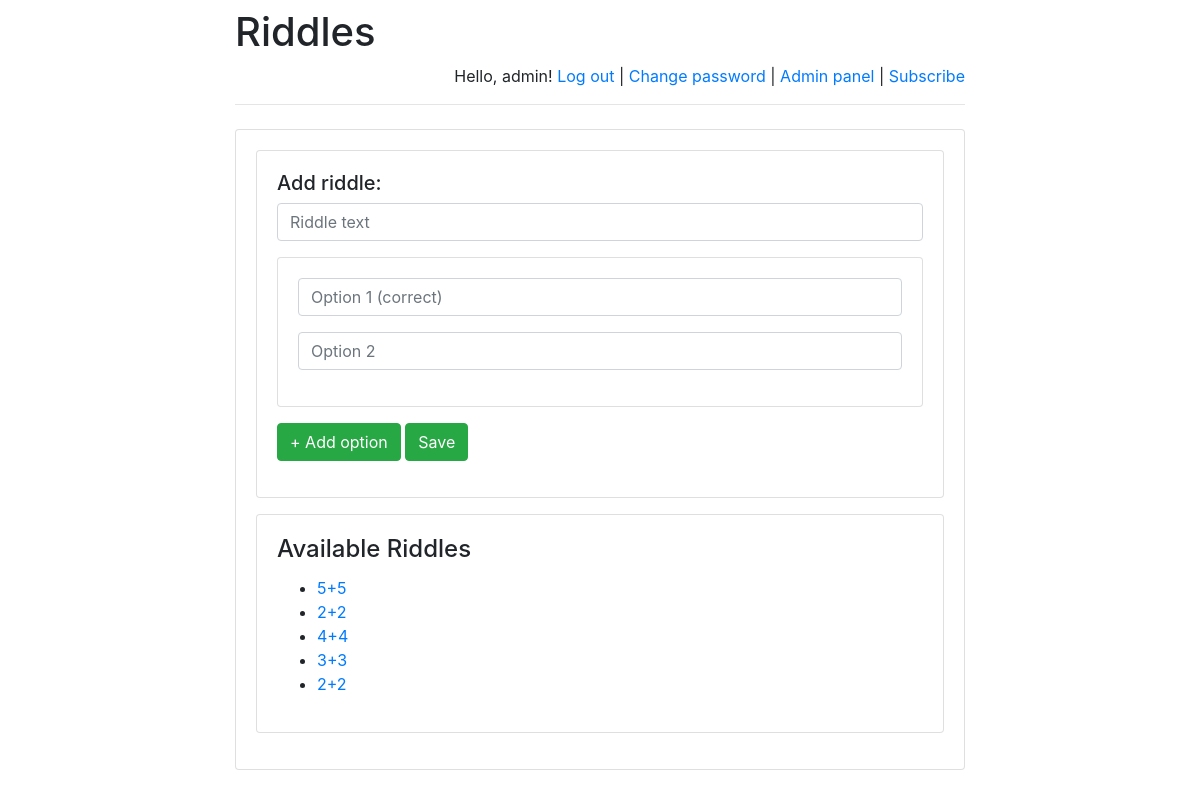
The page /riddles/admin/ (signed in) on the database as committed earlier.
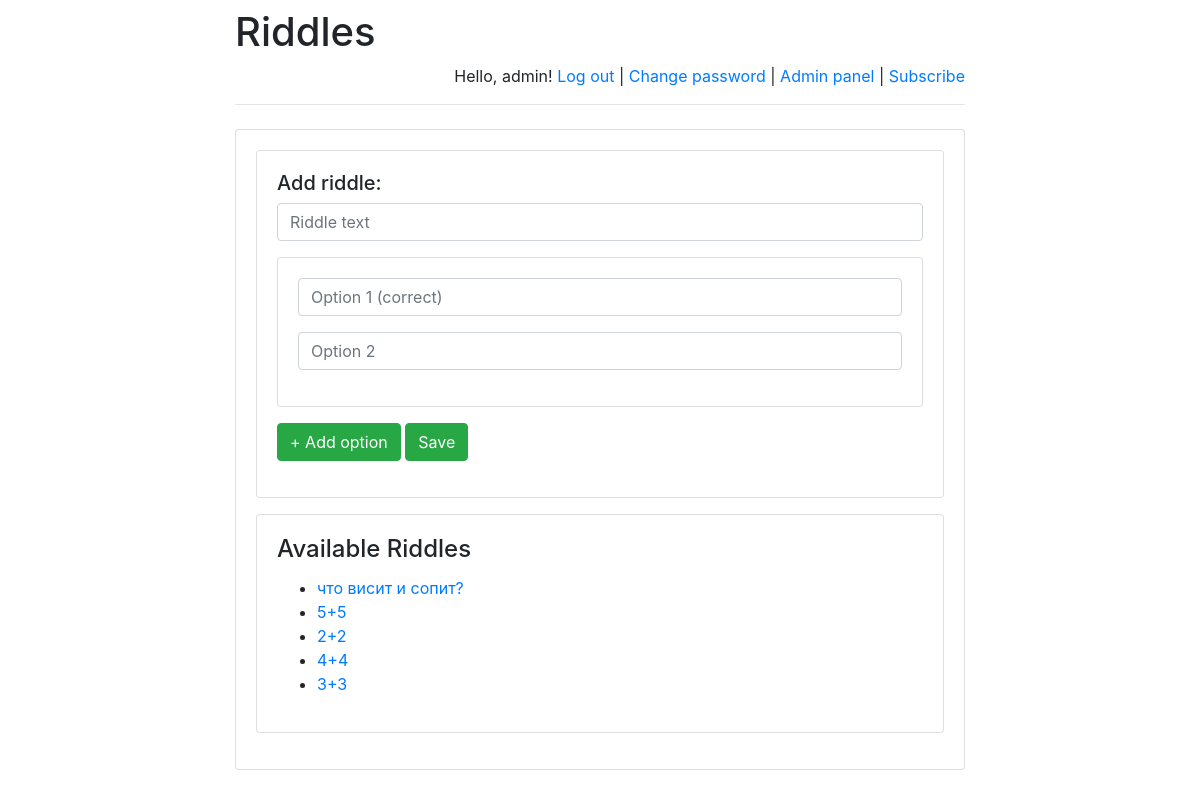
The same page on the database as committed later.
### riddles/models.py (models this page shows)
class Riddle(models.Model):
    riddle_text = models.CharField(max_length=255)
    pub_date = models.DateTimeField('date published')

### riddles/views.py (the view)
# urls.py: path(r'admin/', admin.site.urls),
def admin(request):
    message = None
    if "message" in request.GET:
        message = request.GET["message"]
    return render(
        request,
        "admin.html",
        {
            "latest_riddles":
                Riddle.objects.order_by('-pub_date')[:5],
            "message": message,
        }
    )

### templates/admin.html (shortened to what this page needs)
{% extends 'base.html' %}
{% block main %}
    {% if user.is_staff %}
        <div class="card mb-3">
        <div class="card-body">
        <form action="../post_riddle/" method="post">
            <h5>Add riddle:</h5>
            <div class="mb-3">
                <input class="form-control"
                       placeholder="Riddle text"
                       name="text"
                       required/>
            </div>
            <div class="card mb-3">
            <div class="card-body" id="options_new">
                <div class="mb-3">
                    <input class="form-control"
                           placeholder="Option 1 (correct)"
                           name="option1"
                           required/>
                </div>
                <div class="mb-3">
                    <input class="form-control"
                           placeholder="Option 2"
                           name="option2"
                           required/>
                </div>
            </div>
            </div>
            <div class="mb-3">
                <button class="btn btn-success"
                        onclick="addOption('options_new', 0)"
                        type="button">
                    + Add option
                </button>
                <button class="btn btn-success">
                    Save
                </button>
            </div>
        </form>
        </div>
        </div>
        <div class="card mb-3">
        <div class="card-body">
        <h4 class="card-title">Available Riddles</h4>
        {% if latest_riddles %}
            <ul>
                {% for riddle in latest_riddles %}
                    <li>
                        <a href="/riddles/{{ riddle.id }}/">
                            {{ riddle.riddle_text }}
                        </a>
                    </li>
                {% endfor %}
            </ul>
        {% else %}
            <p>No riddles are available right now.</p>
        {% endif %}
        </div>
        </div>
    {% else %}
        <h4>Access denied.</h4>
    {% endif %}
{% endblock %}

Rows that differ between the two databases and show on the page:
no longer on this page (row unchanged): Riddle: riddle_text "2+2"
added Riddle: riddle_text "что висит и сопит?"
